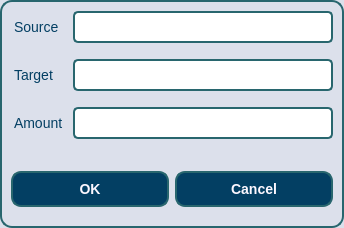
<?xml version="1.0" encoding="UTF-8"?>
<ui version="4.0">
 <class>transaction_dialog</class>
 <widget class="QDialog" name="transaction_dialog">
  <property name="geometry">
   <rect>
    <x>0</x>
    <y>0</y>
    <width>344</width>
    <height>228</height>
   </rect>
  </property>
  <property name="windowTitle">
   <string>transaction_dialog</string>
  </property>
  <property name="styleSheet">
   <string notr="true">/* Стиль для самого QDialog */
QDialog {
    background-color: rgb(220, 224, 235); /* Светлый фон */
    border: 2px solid rgb(40, 102, 110); /* Бирюзовая обводка */
    border-radius: 12px; /* Закругленные углы */
    padding: 20px; /* Отступы внутри диалога */
    min-width: 300px; /* Минимальная ширина диалога */
}

/* Стиль для QLabel */
QLabel {
    background-color: rgb(220, 224, 235); /* Светлый фон */
    color: rgb(3, 63, 99); /* Темный синий цвет текста */
    font-size: 14px; /* Размер шрифта */
    margin-bottom: 8px; /* Отступ снизу, чтобы разделить текст с полем */
}

/* Стиль для QLineEdit */
QLineEdit {
    background-color: rgb(255, 255, 255); /* Белый фон для текстового поля */
    border: 2px solid rgb(40, 102, 110); /* Бирюзовая обводка */
    border-radius: 5px; /* Закругленные углы */
    padding: 5px 10px; /* Отступы для удобства ввода */
    font-size: 14px; /* Размер шрифта */
    color: rgb(3, 63, 99); /* Цвет текста */
}

QLineEdit:focus {
    border-color: rgb(3, 63, 99); /* Изменение цвета рамки при фокусе */
}

/* Стиль для QComboBox */
QComboBox {
    background-color: rgb(255, 255, 255); /* Белый фон для комбобокса */
    border: 2px solid rgb(40, 102, 110); /* Бирюзовая обводка */
    border-radius: 5px; /* Закругленные углы */
    padding: 5px 10px; /* Отступы */
    font-size: 14px; /* Размер шрифта */
    color: rgb(3, 63, 99); /* Цвет текста */
}

QComboBox QAbstractItemView {
    border: 2px solid rgb(40, 102, 110); /* Рамка для выпадающего списка */
    background-color: rgb(255, 255, 255); /* Белый фон */
    color: rgb(3, 63, 99); /* Цвет текста */
}

/* Стиль для QPushButton */
QPushButton {
    background-color: rgb(3, 63, 99); /* Тёмно-синий основной цвет */
    color: rgb(252, 247, 255); /* Белый цвет текста */
    border: 2px solid rgb(40, 102, 110); /* Бирюзовая обводка */
    border-radius: 10px; /* Закруглённые края */
    padding: 8px 16px; /* Отступы для приятного вида */
    font-size: 14px; /* Размер шрифта */
    font-weight: bold; /* Жирный текст */
}

QPushButton:hover {
    background-color: rgb(40, 102, 110); /* Цвет кнопки при наведении */
    color: rgb(218, 223, 247); /* Голубой текст при наведении */
}

QPushButton:pressed {
    background-color: rgb(124, 152, 133); /* Цвет при нажатии */
}

/* Выравнивание элементов внутри диалога */
QDialog QLabel,
QDialog QLineEdit,
QDialog QComboBox,
QDialog QPushButton {
    margin-bottom: 10px; /* Отступы между элементами */
}

/* Чтобы скрыть рамку у элементов, если они внутри формы */
QDialog QLineEdit:focus, QComboBox:focus {
    outline: none;
}
</string>
  </property>
  <layout class="QGridLayout" name="gridLayout">
   <item row="0" column="0">
    <layout class="QFormLayout" name="formLayout">
     <item row="0" column="0">
      <widget class="QLabel" name="source_label">
       <property name="text">
        <string>Source</string>
       </property>
      </widget>
     </item>
     <item row="0" column="1">
      <widget class="QLineEdit" name="source_field"/>
     </item>
     <item row="1" column="0">
      <widget class="QLabel" name="target_label">
       <property name="text">
        <string>Target</string>
       </property>
      </widget>
     </item>
     <item row="1" column="1">
      <widget class="QLineEdit" name="target_field"/>
     </item>
     <item row="2" column="0">
      <widget class="QLabel" name="amount_label">
       <property name="text">
        <string>Amount</string>
       </property>
      </widget>
     </item>
     <item row="2" column="1">
      <widget class="QLineEdit" name="amount_field"/>
     </item>
    </layout>
   </item>
   <item row="1" column="0">
    <layout class="QHBoxLayout" name="horizontalLayout">
     <item>
      <widget class="QPushButton" name="ok_button">
       <property name="text">
        <string>OK</string>
       </property>
      </widget>
     </item>
     <item>
      <widget class="QPushButton" name="cancel_button">
       <property name="text">
        <string>Cancel</string>
       </property>
      </widget>
     </item>
    </layout>
   </item>
  </layout>
 </widget>
 <resources/>
 <connections/>
</ui>
